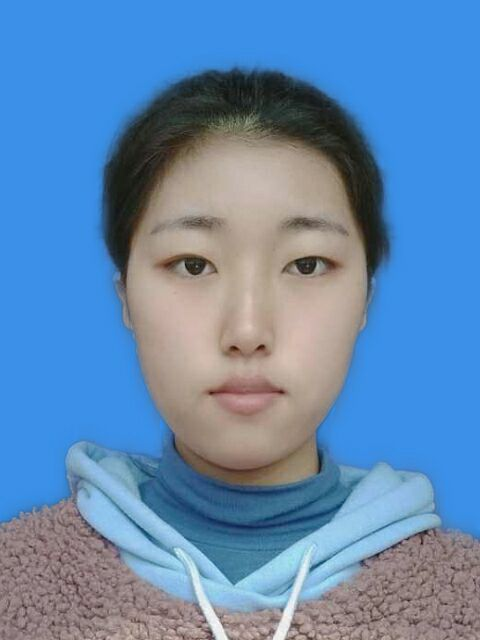
#> input picture 120.jpg, 480 x 640 px, found by its file name
$ python '7、图像基本操作.py'
#> lines starting #> are read from the running program, lines starting #| are printed output that depends on the picture; after the words box and inside, x2 and y2 are one past the last pixel; in counts of white or black regions, pixels touching at a corner belong together
#访问和修改像素值
#加载彩色图像
import numpy as np
import cv2 as cv
img = cv.imread(r'C:\Users\guanlibu\Desktop\her\120.jpg',1)
#> img is the input picture: shape (640, 480, 3); mean B, G, R 177, 136.5, 98.2

#可以通过行，列访问像素值，对于BGR图像，它返回一个由蓝色、绿色和红色值组成的数组，对于灰度图像，只返回相应的灰度
#返回值是像素点【100,100】处的蓝绿红三元素的值【232  144  60】
px =img[100,100]
#> px = [232, 144, 60]
print(px)
#| [232 144  60]
#仅返回该像素点蓝色的值
blue = img[100,100,0]
#> blue = 232
print(blue)
#| 232
#可以通过赋值修改像素点的蓝绿红数组
img[100,100]=[255,255,255]
#> img: shape (640, 480, 3); under 0.01% of pixels changed, all inside (x1, y1, x2, y2) = (100, 100, 101, 101)
print(img[100,100])
#| [255 255 255]

#警告Numpy是用于快速数组计算的优化库，简单的访问每个像素值并对其修改非常缓慢，不建议使用
#对于单个像素访问使用array.item()和array.itemset()更好
img.item(10,10,2)
print(img.item(10,10,2))
#| 60
img.itemset((10,10,2),100)
#> img: shape (640, 480, 3); mean B, G, R 177, 136.5, 98.2
print(img.item(10,10,2))
#| 100

#访问图像属性
#图像属性包含行数、列数、通道数、图像数据类型、像素数等
#图像的形状可通过img.shape访问。他返回行、列和通道数的元祖（如果图像是彩色的）
#如果图像是灰色的，返回的元祖只有行数和列数
print(img.shape)
#| (640, 480, 3)
#像素总数可以通过img.size访问
print(img.size)
#| 921600
#图像数据类型通过img.dtype获取
print(img.dtype)
#| uint8

#图像感兴趣区域ROI
#可以提高准确性和性能，可以将球的复制到其他区域
ball = img[280:340,330:390]#将一个区域赋值给ball
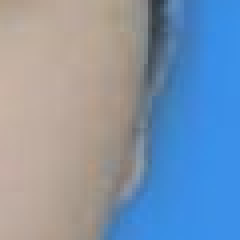
#> ball: shape (60, 60, 3) (shown 4 times larger); mean B, G, R 172.5, 148.8, 127.9
img [273:333,100:160] = ball#将ball赋值给另一个区域，区域大小一致
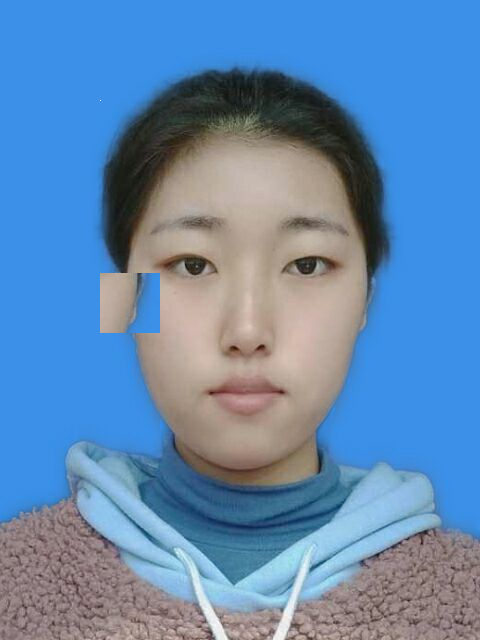
#> img: shape (640, 480, 3); mean B, G, R 177, 136.6, 98.3

#拆分和合并图像通道
b,g,r = cv.split(img)#拆分通道是一个耗时的操作，一般时候需要使用numpy索引
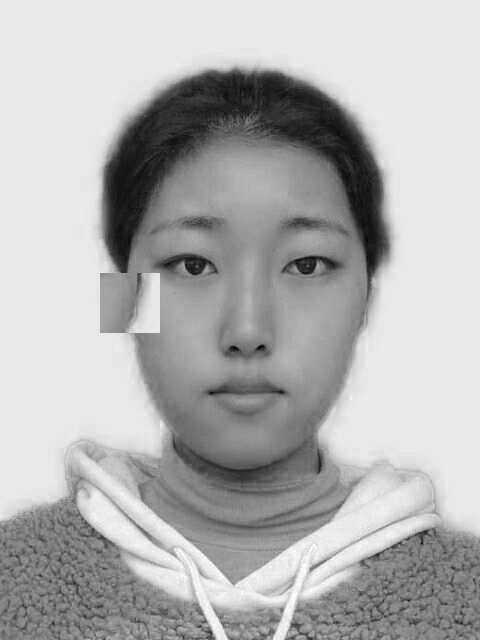
#> b: shape (640, 480); min 0, max 255, mean 177
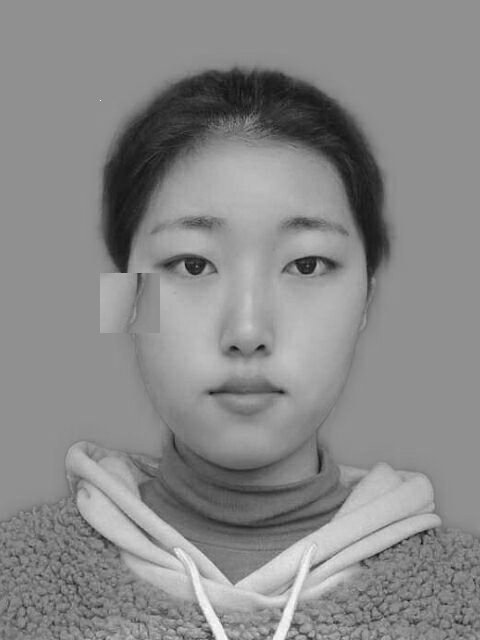
#> g: shape (640, 480); min 13, max 255, mean 136.6
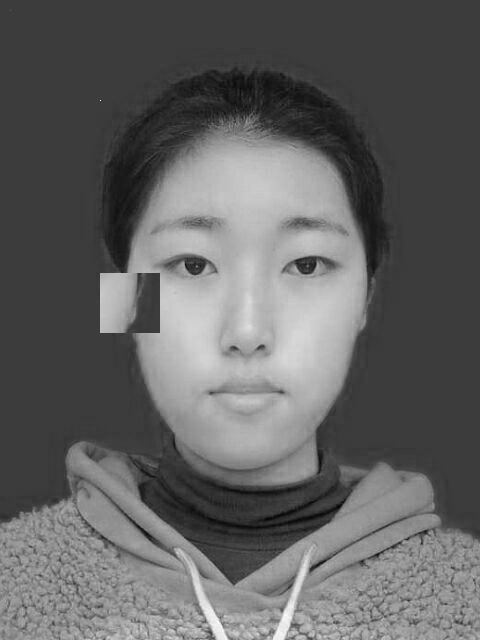
#> r: shape (640, 480); min 3, max 255, mean 98.3
img = cv.merge((b,g,r))
b = img[:,:,0]
img[:,:,2]=0
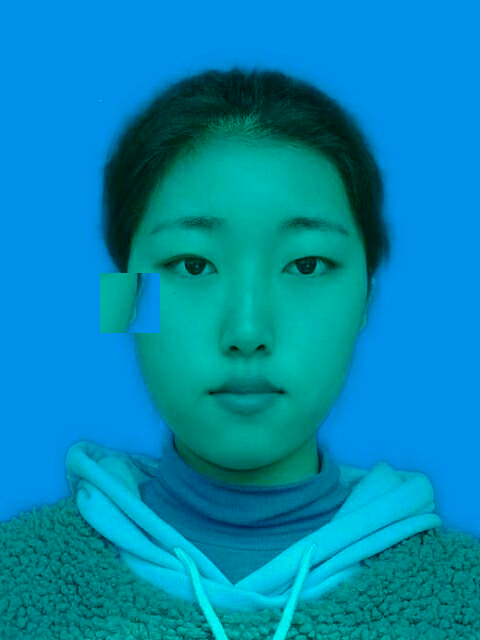
#> img: shape (640, 480, 3); mean B, G, R 177, 136.6, 0
r = img[:,:,2]
#> r: shape (640, 480); every value is 0
print(r)
#> (printed output is left out)

#为图像设置边框（填充）
'''
使用cv.copyMakeBorder()创建图像周围的边框，在卷积运算和零填充方面应用较多
此函数采用的参数如下
src 输入图像
top,bottom,left,right 边界宽度（以相应方向上的像素为单位）
borderType 定义要添加哪种边框的标志。他可以是一下类型：
    cv.BORDER_CONSTANT 添加恒定的彩色边框。该值作为下一个参数给出
    cv.BORDER_REFLECT 边框将是边框元素的镜像（fedcba/abcdef）
    cv.BORDER_REFLECT_101或cv.BORDER_DEFAULT 与上述相同,略有变化
    cv.BORDER_REPLICATE 最后一个元素被复制（abcdef/fffff）
    value 边框的颜色，如果边框类型为cv.BORDER_CONSTANT时使用

'''
RED =[0,0,255]
constant = cv.copyMakeBorder(img,10,10,10,10,cv.BORDER_CONSTANT,value =RED)
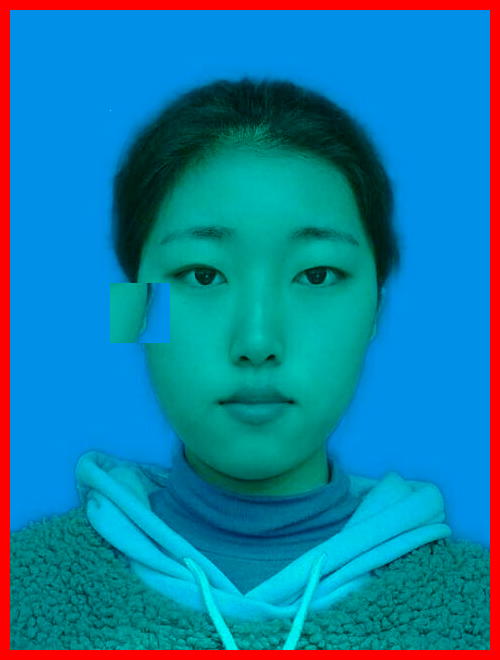
#> constant: shape (660, 500, 3); mean B, G, R 164.8, 127.1, 17.6
cv.imshow('123',constant)
cv.waitKey(-1)
